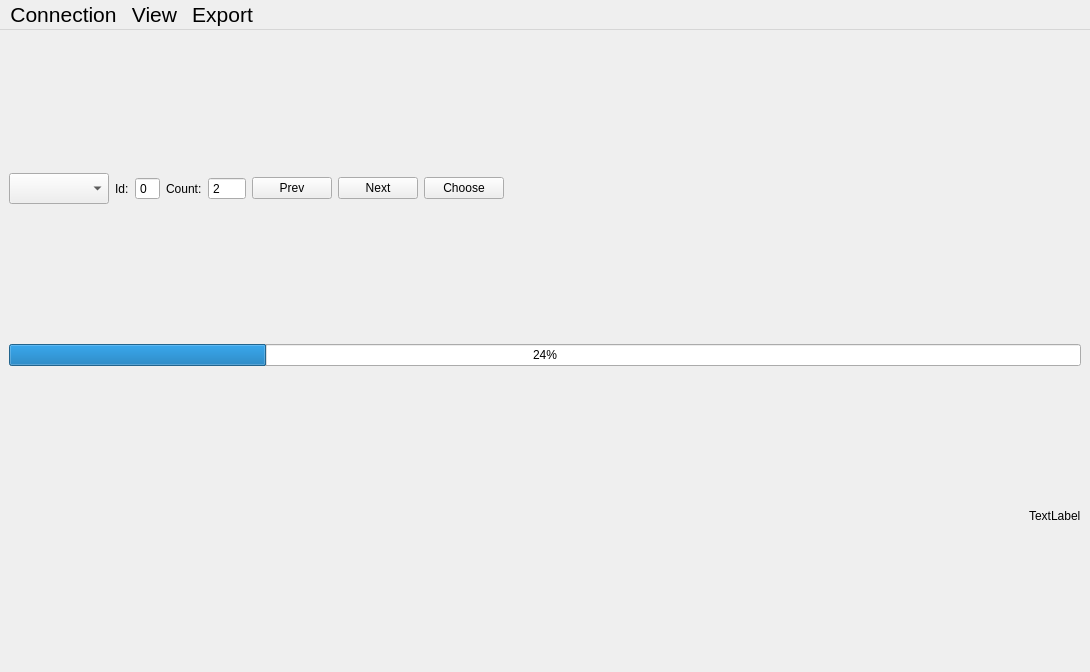
<?xml version="1.0" encoding="UTF-8"?>
<ui version="4.0">
 <class>MainWindow</class>
 <widget class="QMainWindow" name="MainWindow">
  <property name="geometry">
   <rect>
    <x>0</x>
    <y>0</y>
    <width>1090</width>
    <height>672</height>
   </rect>
  </property>
  <property name="windowTitle">
   <string>TICSummary</string>
  </property>
  <widget class="QWidget" name="centralwidget">
   <layout class="QVBoxLayout" name="verticalLayout">
    <item>
     <layout class="QHBoxLayout" name="horizontalLayout">
      <item>
       <widget class="QComboBox" name="comboBoxType">
        <property name="font">
         <font>
          <pointsize>14</pointsize>
         </font>
        </property>
        <property name="focusPolicy">
         <enum>Qt::NoFocus</enum>
        </property>
       </widget>
      </item>
      <item>
       <widget class="QLabel" name="labelId">
        <property name="text">
         <string>Id:</string>
        </property>
       </widget>
      </item>
      <item>
       <widget class="QSpinBox" name="spinBoxId">
        <property name="focusPolicy">
         <enum>Qt::ClickFocus</enum>
        </property>
        <property name="buttonSymbols">
         <enum>QAbstractSpinBox::NoButtons</enum>
        </property>
        <property name="keyboardTracking">
         <bool>true</bool>
        </property>
       </widget>
      </item>
      <item>
       <widget class="QLabel" name="label">
        <property name="text">
         <string>Count:</string>
        </property>
       </widget>
      </item>
      <item>
       <widget class="QSpinBox" name="spinBoxCountSum">
        <property name="focusPolicy">
         <enum>Qt::ClickFocus</enum>
        </property>
        <property name="buttonSymbols">
         <enum>QAbstractSpinBox::NoButtons</enum>
        </property>
        <property name="minimum">
         <number>2</number>
        </property>
        <property name="maximum">
         <number>3000</number>
        </property>
       </widget>
      </item>
      <item>
       <widget class="QPushButton" name="pushButtonPrev">
        <property name="enabled">
         <bool>true</bool>
        </property>
        <property name="toolTip">
         <string>Key Left</string>
        </property>
        <property name="text">
         <string>Prev</string>
        </property>
        <property name="shortcut">
         <string>Left</string>
        </property>
        <property name="autoRepeat">
         <bool>true</bool>
        </property>
        <property name="autoRepeatDelay">
         <number>300</number>
        </property>
        <property name="autoRepeatInterval">
         <number>100</number>
        </property>
       </widget>
      </item>
      <item>
       <widget class="QPushButton" name="pushButtonNext">
        <property name="toolTip">
         <string>Key Right</string>
        </property>
        <property name="text">
         <string>Next</string>
        </property>
        <property name="shortcut">
         <string>Right</string>
        </property>
        <property name="autoRepeat">
         <bool>true</bool>
        </property>
        <property name="autoRepeatDelay">
         <number>300</number>
        </property>
        <property name="autoRepeatInterval">
         <number>100</number>
        </property>
       </widget>
      </item>
      <item>
       <widget class="QPushButton" name="pushButtonChooseRecord">
        <property name="text">
         <string>Choose</string>
        </property>
       </widget>
      </item>
      <item>
       <spacer name="horizontalSpacer">
        <property name="orientation">
         <enum>Qt::Horizontal</enum>
        </property>
        <property name="sizeHint" stdset="0">
         <size>
          <width>40</width>
          <height>20</height>
         </size>
        </property>
       </spacer>
      </item>
     </layout>
    </item>
    <item>
     <layout class="QHBoxLayout" name="horizontalLayoutGraphics"/>
    </item>
    <item>
     <widget class="QProgressBar" name="progressBarTask">
      <property name="value">
       <number>24</number>
      </property>
     </widget>
    </item>
    <item>
     <layout class="QHBoxLayout" name="horizontalLayout_Information">
      <item>
       <spacer name="horizontalSpacer_2">
        <property name="orientation">
         <enum>Qt::Horizontal</enum>
        </property>
        <property name="sizeHint" stdset="0">
         <size>
          <width>40</width>
          <height>0</height>
         </size>
        </property>
       </spacer>
      </item>
      <item>
       <widget class="QLabel" name="labelVersion">
        <property name="sizePolicy">
         <sizepolicy hsizetype="Preferred" vsizetype="Minimum">
          <horstretch>0</horstretch>
          <verstretch>0</verstretch>
         </sizepolicy>
        </property>
        <property name="maximumSize">
         <size>
          <width>16777215</width>
          <height>20</height>
         </size>
        </property>
        <property name="text">
         <string>TextLabel</string>
        </property>
       </widget>
      </item>
     </layout>
    </item>
   </layout>
  </widget>
  <widget class="QMenuBar" name="menubar">
   <property name="geometry">
    <rect>
     <x>0</x>
     <y>0</y>
     <width>1090</width>
     <height>31</height>
    </rect>
   </property>
   <property name="font">
    <font>
     <pointsize>16</pointsize>
    </font>
   </property>
   <widget class="QMenu" name="menuFile">
    <property name="font">
     <font>
      <pointsize>16</pointsize>
     </font>
    </property>
    <property name="title">
     <string>Export</string>
    </property>
    <addaction name="separator"/>
    <addaction name="actionExportDataToCsv"/>
   </widget>
   <widget class="QMenu" name="menuEdit">
    <property name="font">
     <font>
      <pointsize>16</pointsize>
     </font>
    </property>
    <property name="title">
     <string>Connection</string>
    </property>
    <addaction name="actionConnectionSqlDatabase"/>
   </widget>
   <widget class="QMenu" name="menuView">
    <property name="title">
     <string>View</string>
    </property>
    <addaction name="actionPlots"/>
    <addaction name="actionReset_position"/>
   </widget>
   <addaction name="menuEdit"/>
   <addaction name="menuView"/>
   <addaction name="menuFile"/>
  </widget>
  <action name="actionFrom_sql_database">
   <property name="text">
    <string>from sql database</string>
   </property>
   <property name="font">
    <font>
     <pointsize>16</pointsize>
    </font>
   </property>
  </action>
  <action name="actionmeasured_data_to_csv">
   <property name="text">
    <string>measured data to csv</string>
   </property>
   <property name="font">
    <font>
     <pointsize>16</pointsize>
    </font>
   </property>
  </action>
  <action name="actionConnectionSqlDatabase">
   <property name="text">
    <string>Edit</string>
   </property>
   <property name="font">
    <font>
     <pointsize>16</pointsize>
    </font>
   </property>
  </action>
  <action name="actionPlots">
   <property name="text">
    <string>Plots</string>
   </property>
   <property name="font">
    <font>
     <pointsize>16</pointsize>
    </font>
   </property>
   <property name="autoRepeat">
    <bool>false</bool>
   </property>
  </action>
  <action name="actionReset_position">
   <property name="text">
    <string>Reset position</string>
   </property>
   <property name="font">
    <font>
     <pointsize>16</pointsize>
    </font>
   </property>
  </action>
  <action name="actionMeasuredDataToCSV">
   <property name="checkable">
    <bool>true</bool>
   </property>
   <property name="text">
    <string>Measured data to csv</string>
   </property>
   <property name="autoRepeat">
    <bool>false</bool>
   </property>
  </action>
  <action name="actionSave_state_program">
   <property name="enabled">
    <bool>false</bool>
   </property>
   <property name="text">
    <string>Save state program</string>
   </property>
  </action>
  <action name="actionExportDataToCsv">
   <property name="text">
    <string>Data to csv</string>
   </property>
  </action>
 </widget>
 <resources/>
 <connections/>
</ui>
